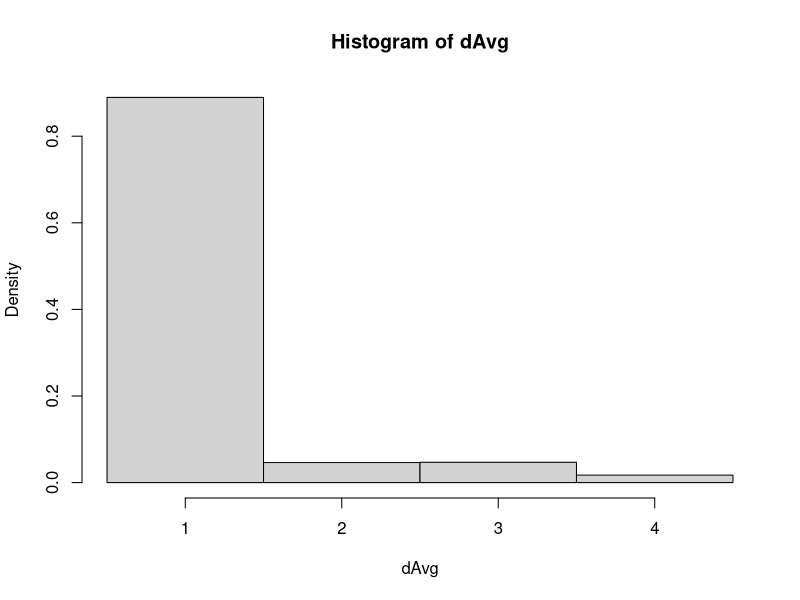

Write R code to recreate this figure.
P<-matrix(c(1-.5*exp(-3),.5*exp(-3),0,0,.5,0,.5,0,0,.5*exp(-1),.5-.5*exp(-1),.5,0,0,.5*exp(-1),1-.5*exp(-1)),nrow=4,byrow=TRUE)

N <- 1000
dAvg <- NULL
for (j in 1:1000){
d <- rep(0,N)
d[1] <- sample(1:4,1)
for (i in 2:N){
  u <- runif(1)
  
  if (d[i-1]==1){
    if (u<P[1]) d[i] <- d[i-1]
    else d[i] <- 2
  }
  
  else if (d[i-1]==2){
    if (u<.5) d[i] <- 1
    else d[i] <- 3
  }
  
  else if (d[i-1]==3){
    if (u<P[10]) d[i] <- 2
    else if (u<(P[10]+P[11])) d[i] <- 3
    else d[i] <- 4
  }
  
  else{
    if (u<P[15]) d[i] <- 3
    else d[i] <- d[i-1]
  }
  
  #h <- min(1,f[d[i]]/f[d[i-1]])
  #u <- runif(1)
  #if (u>h) d[i] <- d[i-1]
}
dAvg <- c(dAvg,d)
}
hist(dAvg,freq=FALSE,breaks=c(.5,1.5,2.5,3.5,4.5))

n<-10000

k<-matrix(rep(0,n*4),nrow=n,byrow=TRUE)
k[1,1:4]<-c(1,0,0,0)

#looks at probability density... after one step it shows the probility of being in that state
for (i in 2:n){
  k[i,1:4]<-(k[i-1,1]*P[1,1:4]+
    k[i-1,2]*P[2,1:4]+
    k[i-1,3]*P[3,1:4]+
    k[i-1,4]*P[4,1:4])
}
tail(k)
